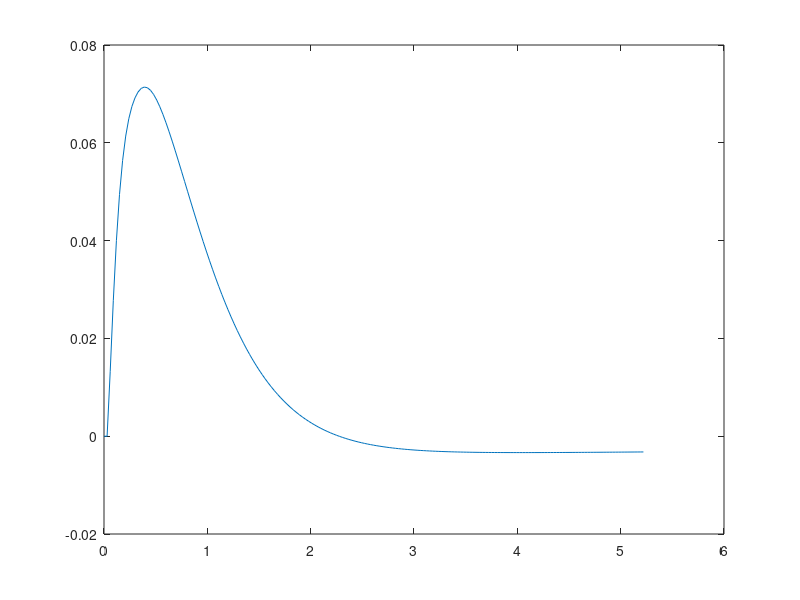
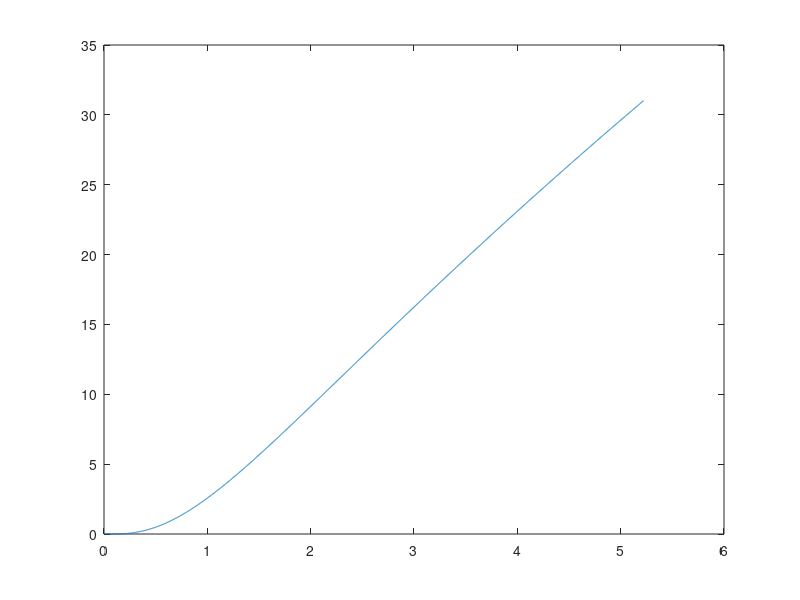

Reproduce these figures in MATLAB, in order.
m = 2.7*10^-3;
r = 40;
I = 2/3*m*r^2;
g = 9.8*10^3;
c = 0; % need to measure
h = 0.03; % need to measure
d = 7*h; % need to measure
a_1 = c/(m + I/r^2);
b_0 = (g*m)/(m + I/r^2);

t_f = 5;
dt = h/20;

t_f = ceil((t_f+d)/h)*h;
n_f = round(t_f/dt + 1);
k_f = round(t_f/h + 1);
n_delay = d/dt;

x_0 = 0;
x = [x_0 zeros(1,n_f-1)];
dxdt = zeros(1,n_f);

x_r = 150*ones(1,n_f);

e = [x_r(1)-x_0 x_r(1)-x_0 zeros(1,k_f-2)];

theta_0 = 0;
theta = [theta_0 theta_0 zeros(1,k_f-2)];

n = 0;
k = 0;
for t = 0:dt:t_f-dt
    n = n + 1;
    if rem(t,h) == 0
        k = k + 1;
        if k > 1
            if n > n_delay
                e(k) = x_r(n-n_delay)-x(n-n_delay);
            else
                e(k) = x_r(1)-x_0;
            end
            %theta(k+1) = 0.01*e(k);
            %theta(k+1) = 0.04*e(k) + 0.032*(e(k)-e(k-1))/h;
            theta(k+1) = 0.0586737*e(k) - 0.0585857*e(k-1) + 1.1*theta(k) - 0.28*theta(k-1);
            theta(k+1) = max(-45,min(45,theta(k+1)));
        end
    end
    d2xdt2 = b_0*sin(pi*theta(k)/180);
    dxdt(n+1) = dxdt(n) + d2xdt2*dt;
    x(n+1) = x(n) + dxdt(n)*dt;
    x(n+1) = max(0,min(300,x(n+1)));
end

figure(7)
plot(0:h:h*(length(theta)-1),theta)

figure(8)
plot(0:dt:dt*(length(x)-1),x)

shg